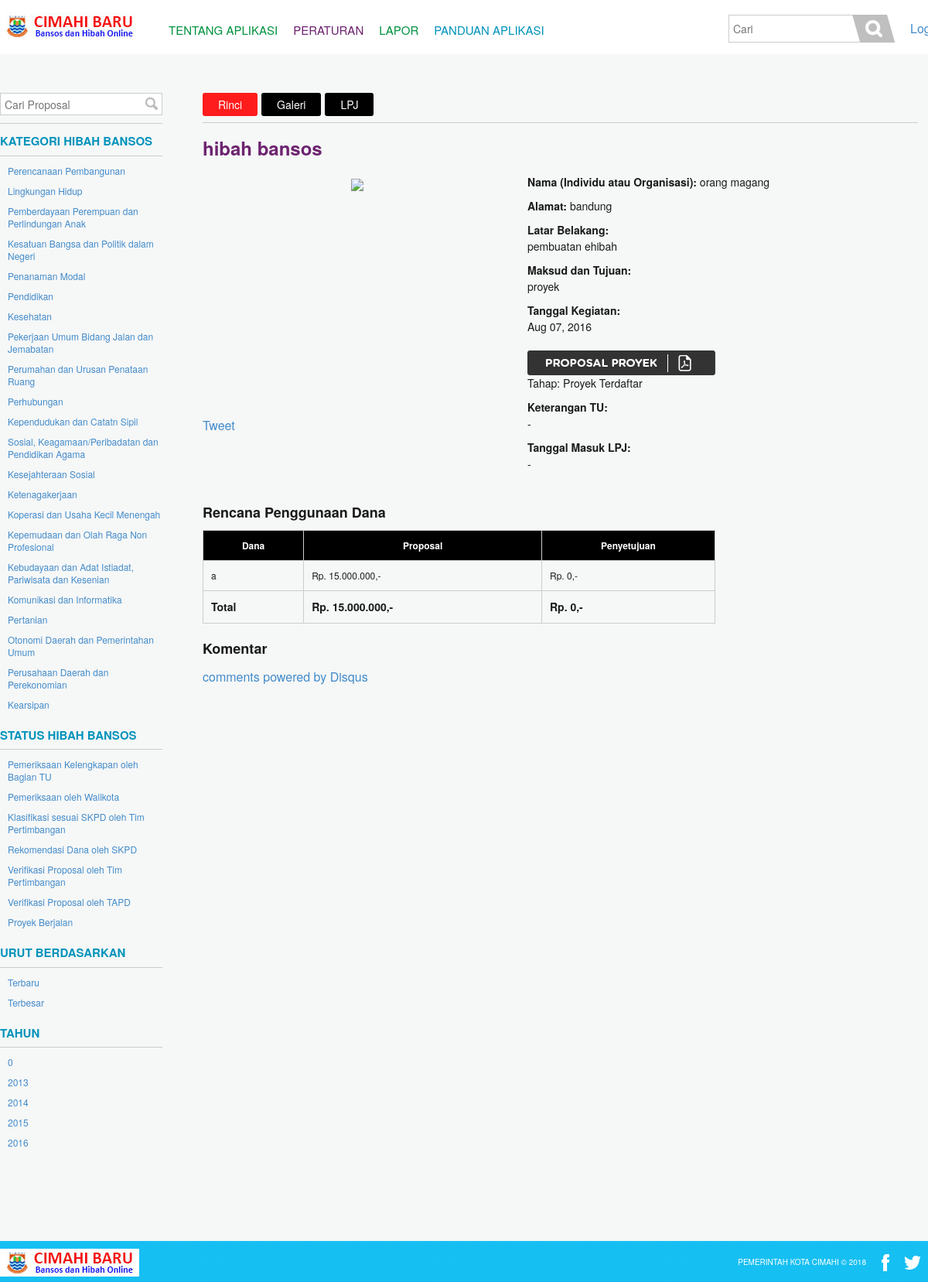
The page /detail/710 on the database its author committed.
### tables this page shows
CREATE TABLE IF NOT EXISTS `skpd` (
  `id` int(10) unsigned NOT NULL AUTO_INCREMENT,
  `name` varchar(128) NOT NULL,
  PRIMARY KEY (`id`)
);

CREATE TABLE IF NOT EXISTS `proposal` (
  `id` int(10) unsigned NOT NULL AUTO_INCREMENT,
  `user_id` int(10) unsigned NOT NULL,
  `user` varchar(256) DEFAULT NULL,
  `name` varchar(256) NOT NULL,
  `judul` varchar(256) NOT NULL,
  `latar_belakang` text NOT NULL,
  `maksud_tujuan` text NOT NULL,
  `address` varchar(512) NOT NULL,
  `file` varchar(64) DEFAULT NULL,
  `nphd` varchar(64) DEFAULT NULL,
  `foto` varchar(64) DEFAULT NULL,
  `type_id` tinyint(3) unsigned DEFAULT NULL,
  `skpd_id` int(10) unsigned DEFAULT NULL,
  `time_entry` timestamp NOT NULL DEFAULT CURRENT_TIMESTAMP,
  `tanggal_lpj` date DEFAULT NULL,
  `current_stat` int(10) unsigned DEFAULT NULL,
  PRIMARY KEY (`id`),
  KEY `user_id` (`user_id`),
  KEY `type_id` (`type_id`),
  KEY `skpd_id` (`skpd_id`),
  KEY `current_stat` (`current_stat`)
);

### application/controllers/main.php (called while the page is built, shortened)
<?php if(!defined('BASEPATH')) exit('No direct script access allowed');
class Main extends CI_Controller {
	function __construct()
	{
        $this->load->database();
		$this->load->helper(array('html', 'url'));
		$this->load->model('ifunction');
	}
	public function detail($dx=0)
	{
			$this->load->view('template/meta');
			$this->load->view('template/header');
			$this->load->view('content/detail', array('dx' => $dx));
			$this->load->view('template/footer');
	}
}

### index.php (called while the page is built, shortened)
<?php
require_once BASEPATH.'core/CodeIgniter.php';

### application/views/content/detail.php (the view, shortened to what this page needs)
<div role="main" class="content-main" style="margin:120px 0 50px">
    <div class="wrapper clearfix">
        <aside class="sidebar">
        <div class="form-search-wrapper">
            <form class="form-search form-search-small clearfix" action="<?php echo site_url('proposal') ?>" method="post">
                <input type="text" name="keyword" placeholder="Cari Proposal">
                <button name="search" class="btn-ir" type="submit">Search</button>
            </form>
        </div>
        <div class="widget-side">
        <h2>Kategori hibah bansos</h2>
        <ul class="category-list list-nostyle">
            <?php
            $Qkategori = $this->db->query("SELECT * FROM skpd ORDER BY id ASC");
            foreach($Qkategori->result_object() as $kategori){
                echo '<li><a href="'.site_url('proposal/0/'.$kategori->id).'">'.$kategori->name.'</a></li>';
            }
            ?>
        </ul>
    </div>
    <div class="widget-side">
        <h2>Status hibah bansos</h2>
        <ul class="category-list list-nostyle">
            <li><a href="<?php echo site_url('proposal/0/0/1'); ?>">Pemeriksaan Kelengkapan oleh Bagian TU</a></li>
            <li><a href="<?php echo site_url('proposal/0/0/2'); ?>">Pemeriksaan oleh Walikota</a></li>
            <li><a href="<?php echo site_url('proposal/0/0/3'); ?>">Klasifikasi sesuai SKPD oleh Tim Pertimbangan</a></li>
            <li><a href="<?php echo site_url('proposal/0/0/4'); ?>">Rekomendasi Dana oleh SKPD</a></li>
            <li><a href="<?php echo site_url('proposal/0/0/5'); ?>">Verifikasi Proposal oleh Tim Pertimbangan</a></li>
            <li><a href="<?php echo site_url('proposal/0/0/6'); ?>">Verifikasi Proposal oleh TAPD</a></li>
            <li><a href="<?php echo site_url('proposal/0/0/7'); ?>">Proyek Berjalan</a></li>
        </ul>
    </div>
    <div class="widget-side nav-filter">
        <h2>Urut Berdasarkan</h2>
        <ul class="category-list list-nostyle">
            <li><a href="<?php echo site_url('proposal/0/0/0/1'); ?>">Terbaru</a></li>
            <li><a href="<?php echo site_url('proposal/0/0/0/2'); ?>">Terbesar</a></li>
        </ul>
    </div>
    <div class="widget-side nav-filter">
        <h2>Tahun</h2>
        <ul class="category-list list-nostyle">
            <?php
            $Qtahun = $this->db->query("SELECT YEAR(`time_entry`) AS tahun FROM `proposal` GROUP BY YEAR(`time_entry`) ASC ORDER BY YEAR(`time_entry`) ASC");
            foreach($Qtahun->result_object() as $tahun){
                echo '<li><a href="'.site_url('proposal/0/0/0/0/'.$tahun->tahun).'">'.$tahun->tahun.'</a></li>';
            }
            ?>
        </ul>
    </div>
    </aside>
        <div class="primary">
            <ul class="nav-project list-nostyle clearfix">
                <li class="active">
                    <a class="btn" href="#">Rinci</a>
                </li>
                <li>
                    <a class="btn" href="<?php echo site_url('galeri/'.$dx) ?>">Galeri</a>
                </li>
                <li>
                    <a class="btn" href="<?php echo site_url('laporan/'.$dx) ?>">LPJ</a>
                </li>
            </ul>
            <?php
            $Qlist = $this->db->query("SELECT a.id, a.judul, a.name, a.address, a.latar_belakang, a.maksud_tujuan, a.file, a.nphd, a.tanggal_lpj, a.time_entry, b.name AS tahap
                                    FROM proposal a
                                    LEFT JOIN flow b ON b.id=a.current_stat
                                    WHERE a.id='$dx'"); $list = $Qlist->result_object();
            $Qtu = $this->db->query("SELECT value FROM proposal_checklist WHERE checklist_id='13' AND proposal_id='$dx'"); $tu = $Qtu->result_object();
            $Qimage = $this->db->query("SELECT `path` FROM proposal_photo WHERE `proposal_id`='$dx' ORDER BY sequence ASC LIMIT 1"); $image = $Qimage->result_object();
            ?>
            <div class="project-detail-wrapper">
                <h1 class="page-title"><?php echo $list[0]->judul ?></h1>
                <div class="project-detail-description clearfix">
                    <div class="project-detail-left">
                        <div class="project-detail-image">
                            <img src="<?php echo base_url('media/proposal_foto/'.$image[0]->path) ?>">
                        </div>
                        <div class="social-buttons">
                            <a href="https://twitter.com/share" class="twitter-share-button"
                               data-text="Inilah proposal program masyarakat yang mendapat dana bantuan dari pemerintah. Karena berani transparansi itu juara!!">Tweet</a>
                        </div>
                    </div>
                    <div class="project-detail-right">
                        <p><span class="label">Nama (Individu atau Organisasi): </span><?php echo $list[0]->name ?>
                        </p>
                        <p><span class="label">Alamat: </span><?php echo $list[0]->address ?></p>
                        <p>
                            <span class="label">Latar Belakang:</span> <br>
                            <?php echo $list[0]->latar_belakang ?></p>
                        <p>
                            <span class="label">Maksud dan Tujuan:</span> <br>
                            <?php echo $list[0]->maksud_tujuan ?>
                        </p>
                        <p><span class="label">Tanggal Kegiatan:</span> <br>
                             <?php if(isset($list[0]->time_entry)) echo date('M d, Y', strtotime($list[0]->time_entry)); else echo '-'; ?>
                        </p>
                        <a class="btn-proposal btn-ir" href="<?php echo base_url('media/proposal/'.$list[0]->file) ?>" target="_blank" style="display:inline-block">Proposal Proyek</a>
                        <p>
                            Tahap: <?php
                                    if(isset($list[0]->tahap)) echo $list[0]->tahap; else echo 'Proyek Terdaftar';
                                    ?>
                        </p>
                         <p><span class="label">Keterangan TU:</span> <br>
                             <?php if(isset($tu[0]->value)) echo $tu[0]->value; else echo '-'; ?>
                         </p>
                        <p><span class="label">Tanggal Masuk LPJ:</span> <br>
                             <?php if(isset($list[0]->tanggal_lpj)) echo date('M d, Y', strtotime($list[0]->tanggal_lpj)); else echo '-'; ?>
                        </p>
                    </div>
                </div>
                <h2>Rencana Penggunaan Dana</h2>
                <table class="table-data table-global">
                    <thead>
                    <tr>
                        <th>Dana</th>
                        <th>Proposal</th>
                        <th>Penyetujuan</th>
                    </tr>
                    </thead>
                    <tbody>
                        <?php
                        $Qdana = $this->db->query("SELECT description, amount, correction FROM proposal_dana WHERE proposal_id='$dx' ORDER BY sequence ASC");
                        $Qmohon = $this->db->query("SELECT SUM(amount) AS mohon, SUM(correction) AS setuju FROM proposal_dana WHERE `proposal_id`='$dx'"); $mohon = $Qmohon->result_object();
                        foreach($Qdana->result_object() as $dana){
                            echo '<tr>
                                    <td>'.$dana->description.'</td>
                                    <td>Rp. '.number_format($dana->amount,0,",",".").',-</td>
                                    <td>Rp. '.number_format($dana->correction,0,",",".").',-</td>
                                </tr>';
                        }
                        ?>
                    </tbody>
                    <tfoot>
                    <tr>
                        <th>Total</th>
                        <th><?php echo 'Rp. '.number_format($mohon[0]->mohon,0,",",".").',-'; ?></th>
                        <th><?php echo 'Rp. '.number_format($mohon[0]->setuju,0,",",".").',-'; ?></th>
                    </tr>
                    </tfoot>
                </table>
                <div class="comments">
                    <h2>Komentar</h2>
                    <a href="http://disqus.com/" class="dsq-brlink">comments powered by <span
                            class="logo-disqus">Disqus</span></a>
                </div>
            </div>
        </div>
    </div>
</div>

### rows shown on the page
skpd: name "Perencanaan Pembangunan"
skpd: name "Lingkungan Hidup"
skpd: name "Pemberdayaan Perempuan dan Perlindungan Anak"
skpd: name "Kesatuan Bangsa dan Politik dalam Negeri"
skpd: name "Penanaman Modal"
skpd: name "Pendidikan"
skpd: name "Kesehatan"
skpd: name "Pekerjaan Umum Bidang Jalan dan Jemabatan"
skpd: name "Perumahan dan Urusan Penataan Ruang"
skpd: name "Perhubungan"
skpd: name "Kependudukan dan Catatn Sipil"
skpd: name "Sosial, Keagamaan/Peribadatan dan Pendidikan Agama"
skpd: name "Kesejahteraan Sosial"
skpd: name "Ketenagakerjaan"
skpd: name "Koperasi dan Usaha Kecil Menengah"
skpd: name "Kepemudaan dan Olah Raga Non Profesional"
skpd: name "Kebudayaan dan Adat Istiadat, Pariwisata dan Kesenian"
skpd: name "Komunikasi dan Informatika"
skpd: name "Pertanian"
skpd: name "Otonomi Daerah dan Pemerintahan Umum"
skpd: name "Perusahaan Daerah dan Perekonomian"
skpd: name "Kearsipan"
proposal: judul "hibah bansos", name "orang magang", address "bandung", latar_belakang "pembuatan ehibah", maksud_tujuan "proyek", time_entry "Aug 07, 2016"

### other values the page prints
$tahun->tahun "0"
$tahun->tahun "2013"
$tahun->tahun "2014"
$tahun->tahun "2015"
$tahun->tahun "2016"
$dana->description "a"
$dana->amount "15.000.000"
$dana->correction "0"
$mohon[0]->mohon "15.000.000"
$mohon[0]->setuju "0"
